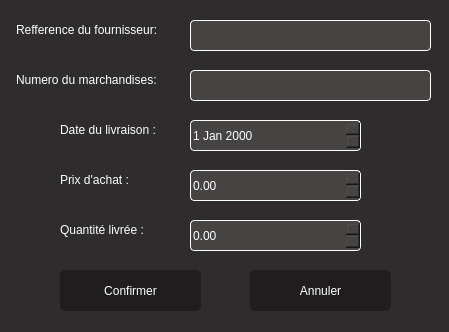
<?xml version="1.0" encoding="UTF-8"?>
<ui version="4.0">
 <class>modifier_livrer</class>
 <widget class="QDialog" name="modifier_livrer">
  <property name="geometry">
   <rect>
    <x>0</x>
    <y>0</y>
    <width>449</width>
    <height>332</height>
   </rect>
  </property>
  <property name="windowTitle">
   <string>Modification</string>
  </property>
  <property name="styleSheet">
   <string notr="true">background-color:rgb(46,44,44);
color:white;
font: 63 10pt &quot;Yu Gothic UI Semibold&quot;;</string>
  </property>
  <widget class="QPushButton" name="confirmation">
   <property name="geometry">
    <rect>
     <x>60</x>
     <y>270</y>
     <width>141</width>
     <height>41</height>
    </rect>
   </property>
   <property name="styleSheet">
    <string notr="true">border-radius:5px;
background-color:rgb(31,29,29);</string>
   </property>
   <property name="text">
    <string>Confirmer</string>
   </property>
  </widget>
  <widget class="QLineEdit" name="lineEdit">
   <property name="geometry">
    <rect>
     <x>190</x>
     <y>20</y>
     <width>241</width>
     <height>31</height>
    </rect>
   </property>
   <property name="styleSheet">
    <string notr="true">border-radius:4px;
border:1px solid white;
background-color:rgb(70,67,67);</string>
   </property>
  </widget>
  <widget class="QLineEdit" name="lineEdit_2">
   <property name="geometry">
    <rect>
     <x>190</x>
     <y>70</y>
     <width>241</width>
     <height>31</height>
    </rect>
   </property>
   <property name="styleSheet">
    <string notr="true">border-radius:4px;
border:1px solid white;
background-color:rgb(70,67,67);</string>
   </property>
  </widget>
  <widget class="QPushButton" name="annulation">
   <property name="geometry">
    <rect>
     <x>250</x>
     <y>270</y>
     <width>141</width>
     <height>41</height>
    </rect>
   </property>
   <property name="styleSheet">
    <string notr="true">border-radius:5px;
background-color:rgb(31,29,29);</string>
   </property>
   <property name="text">
    <string>Annuler</string>
   </property>
  </widget>
  <widget class="QLabel" name="label">
   <property name="geometry">
    <rect>
     <x>16</x>
     <y>20</y>
     <width>171</width>
     <height>20</height>
    </rect>
   </property>
   <property name="text">
    <string>Refference du fournisseur:</string>
   </property>
  </widget>
  <widget class="QLabel" name="label_2">
   <property name="geometry">
    <rect>
     <x>16</x>
     <y>70</y>
     <width>161</width>
     <height>20</height>
    </rect>
   </property>
   <property name="text">
    <string>Numero du marchandises:</string>
   </property>
  </widget>
  <widget class="QLabel" name="label_3">
   <property name="geometry">
    <rect>
     <x>60</x>
     <y>120</y>
     <width>111</width>
     <height>20</height>
    </rect>
   </property>
   <property name="text">
    <string>Date du livraison :</string>
   </property>
  </widget>
  <widget class="QLabel" name="label_4">
   <property name="geometry">
    <rect>
     <x>60</x>
     <y>170</y>
     <width>91</width>
     <height>20</height>
    </rect>
   </property>
   <property name="text">
    <string>Prix d'achat :</string>
   </property>
  </widget>
  <widget class="QLabel" name="label_5">
   <property name="geometry">
    <rect>
     <x>60</x>
     <y>220</y>
     <width>101</width>
     <height>20</height>
    </rect>
   </property>
   <property name="text">
    <string>Quantité livrée :</string>
   </property>
  </widget>
  <widget class="QDoubleSpinBox" name="doubleSpinBox">
   <property name="geometry">
    <rect>
     <x>190</x>
     <y>170</y>
     <width>171</width>
     <height>31</height>
    </rect>
   </property>
   <property name="styleSheet">
    <string notr="true">border-radius:4px;
border:1px solid white;
background-color:rgb(70,67,67);</string>
   </property>
   <property name="maximum">
    <double>100000000000.000000000000000</double>
   </property>
  </widget>
  <widget class="QDateEdit" name="dateEdit">
   <property name="geometry">
    <rect>
     <x>190</x>
     <y>120</y>
     <width>171</width>
     <height>31</height>
    </rect>
   </property>
   <property name="styleSheet">
    <string notr="true">border-radius:4px;
border:1px solid white;
background-color:rgb(70,67,67);</string>
   </property>
  </widget>
  <widget class="QDoubleSpinBox" name="doubleSpinBox_2">
   <property name="geometry">
    <rect>
     <x>190</x>
     <y>220</y>
     <width>171</width>
     <height>31</height>
    </rect>
   </property>
   <property name="styleSheet">
    <string notr="true">border-radius:4px;
border:1px solid white;
background-color:rgb(70,67,67);</string>
   </property>
   <property name="maximum">
    <double>100000000000.000000000000000</double>
   </property>
  </widget>
 </widget>
 <resources/>
 <connections/>
</ui>
